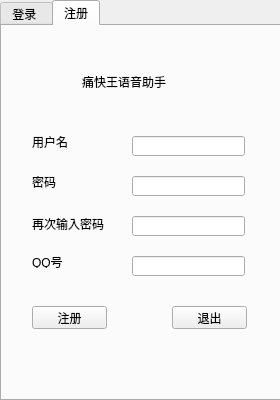
<?xml version="1.0" encoding="UTF-8"?>
<ui version="4.0">
 <class>LoginWindow</class>
 <widget class="QMainWindow" name="LoginWindow">
  <property name="geometry">
   <rect>
    <x>0</x>
    <y>0</y>
    <width>280</width>
    <height>400</height>
   </rect>
  </property>
  <property name="minimumSize">
   <size>
    <width>280</width>
    <height>400</height>
   </size>
  </property>
  <property name="maximumSize">
   <size>
    <width>280</width>
    <height>400</height>
   </size>
  </property>
  <property name="windowTitle">
   <string>LoginWindow</string>
  </property>
  <widget class="QWidget" name="centralWidget">
   <widget class="QTabWidget" name="tabWidget">
    <property name="geometry">
     <rect>
      <x>0</x>
      <y>0</y>
      <width>281</width>
      <height>401</height>
     </rect>
    </property>
    <property name="currentIndex">
     <number>1</number>
    </property>
    <widget class="QWidget" name="tab1">
     <attribute name="title">
      <string>登录 </string>
     </attribute>
     <widget class="QLabel" name="label">
      <property name="geometry">
       <rect>
        <x>30</x>
        <y>110</y>
        <width>54</width>
        <height>12</height>
       </rect>
      </property>
      <property name="text">
       <string>用户名</string>
      </property>
     </widget>
     <widget class="QLabel" name="label_2">
      <property name="geometry">
       <rect>
        <x>30</x>
        <y>160</y>
        <width>54</width>
        <height>12</height>
       </rect>
      </property>
      <property name="text">
       <string>密码</string>
      </property>
     </widget>
     <widget class="QLineEdit" name="le_login_1">
      <property name="geometry">
       <rect>
        <x>130</x>
        <y>110</y>
        <width>113</width>
        <height>20</height>
       </rect>
      </property>
     </widget>
     <widget class="QLineEdit" name="le_login_2">
      <property name="geometry">
       <rect>
        <x>130</x>
        <y>150</y>
        <width>113</width>
        <height>20</height>
       </rect>
      </property>
     </widget>
     <widget class="QPushButton" name="btn_login">
      <property name="geometry">
       <rect>
        <x>30</x>
        <y>260</y>
        <width>75</width>
        <height>23</height>
       </rect>
      </property>
      <property name="text">
       <string>登录</string>
      </property>
     </widget>
     <widget class="QPushButton" name="btn_exit2">
      <property name="geometry">
       <rect>
        <x>170</x>
        <y>260</y>
        <width>75</width>
        <height>23</height>
       </rect>
      </property>
      <property name="text">
       <string>退出</string>
      </property>
     </widget>
     <widget class="QLabel" name="label_7">
      <property name="geometry">
       <rect>
        <x>80</x>
        <y>30</y>
        <width>111</width>
        <height>51</height>
       </rect>
      </property>
      <property name="text">
       <string>痛快王语音助手</string>
      </property>
     </widget>
    </widget>
    <widget class="QWidget" name="tab2">
     <attribute name="title">
      <string>注册</string>
     </attribute>
     <widget class="QLineEdit" name="le_register_1">
      <property name="geometry">
       <rect>
        <x>130</x>
        <y>110</y>
        <width>113</width>
        <height>20</height>
       </rect>
      </property>
     </widget>
     <widget class="QLineEdit" name="le_register_2">
      <property name="geometry">
       <rect>
        <x>130</x>
        <y>150</y>
        <width>113</width>
        <height>20</height>
       </rect>
      </property>
     </widget>
     <widget class="QLineEdit" name="le_register_3">
      <property name="geometry">
       <rect>
        <x>130</x>
        <y>190</y>
        <width>113</width>
        <height>20</height>
       </rect>
      </property>
     </widget>
     <widget class="QLabel" name="label_3">
      <property name="geometry">
       <rect>
        <x>30</x>
        <y>110</y>
        <width>54</width>
        <height>12</height>
       </rect>
      </property>
      <property name="text">
       <string>用户名</string>
      </property>
     </widget>
     <widget class="QLabel" name="label_4">
      <property name="geometry">
       <rect>
        <x>30</x>
        <y>150</y>
        <width>54</width>
        <height>12</height>
       </rect>
      </property>
      <property name="text">
       <string>密码</string>
      </property>
     </widget>
     <widget class="QLabel" name="label_5">
      <property name="geometry">
       <rect>
        <x>30</x>
        <y>190</y>
        <width>91</width>
        <height>16</height>
       </rect>
      </property>
      <property name="text">
       <string>再次输入密码</string>
      </property>
     </widget>
     <widget class="QLabel" name="label_6">
      <property name="geometry">
       <rect>
        <x>30</x>
        <y>230</y>
        <width>54</width>
        <height>12</height>
       </rect>
      </property>
      <property name="text">
       <string>QQ号</string>
      </property>
     </widget>
     <widget class="QLineEdit" name="le_register_4">
      <property name="geometry">
       <rect>
        <x>130</x>
        <y>230</y>
        <width>113</width>
        <height>20</height>
       </rect>
      </property>
     </widget>
     <widget class="QPushButton" name="btn_register">
      <property name="geometry">
       <rect>
        <x>30</x>
        <y>280</y>
        <width>75</width>
        <height>23</height>
       </rect>
      </property>
      <property name="text">
       <string>注册</string>
      </property>
     </widget>
     <widget class="QPushButton" name="btn_exit1">
      <property name="geometry">
       <rect>
        <x>170</x>
        <y>280</y>
        <width>75</width>
        <height>23</height>
       </rect>
      </property>
      <property name="text">
       <string>退出</string>
      </property>
     </widget>
     <widget class="QLabel" name="label_8">
      <property name="geometry">
       <rect>
        <x>80</x>
        <y>30</y>
        <width>111</width>
        <height>51</height>
       </rect>
      </property>
      <property name="text">
       <string>痛快王语音助手</string>
      </property>
     </widget>
    </widget>
   </widget>
  </widget>
 </widget>
 <layoutdefault spacing="6" margin="11"/>
 <resources/>
 <connections/>
</ui>
